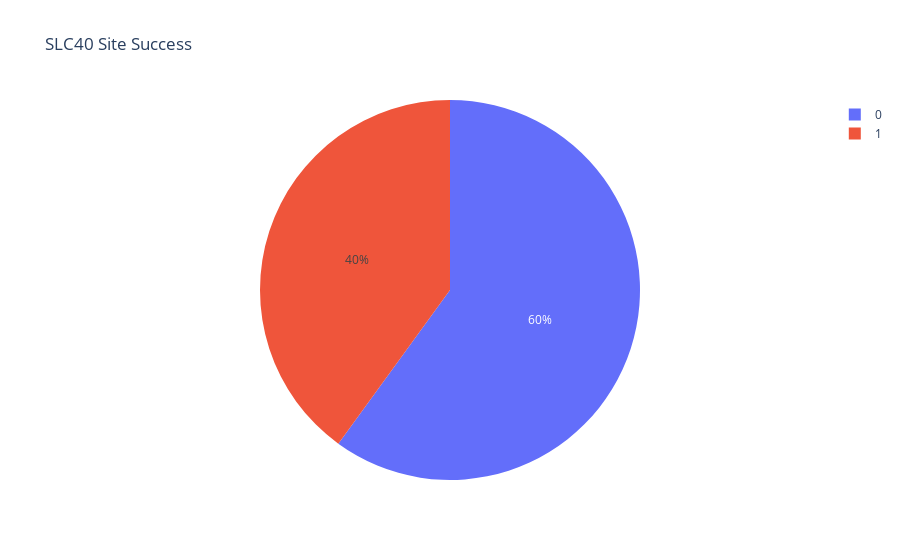

The notebook cell this image was saved under:
### Code cell
slc40_fig = px.pie(slc40_vc, values='lc', names=slc40_vc.index, title='SLC40 Site Success')
slc40_fig.show()

### Figure 1 — Plotly figure (JSON) as saved in the notebook; plotly's stock layout.template omitted (floating-point values rounded to 4 significant figures)
{"data": [{"domain": {"x": [0, 1], "y": [0, 1]}, "hovertemplate": "_index=%{label}<br>lc=%{value}<extra></extra>", "labels": [0, 1], "legendgroup": "", "name": "", "showlegend": true, "type": "pie", "values": [33, 22]}], "layout": {"autosize": true, "legend": {"tracegroupgap": 0}, "title": {"text": "SLC40 Site Success"}}}
